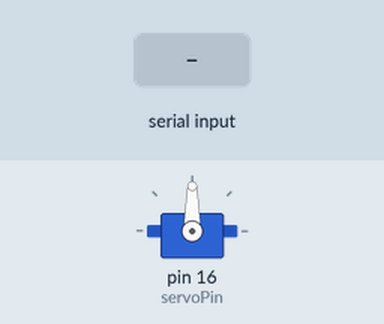
This sketch was run on a simulated Arduino Uno, built with avr-gcc and run on an emulated ATmega328P. Parts: servo. Inputs (shaded band) come from the test bench.

Above: at 1.2 s.
1.3 s: "30,150\n" received over Serial
At 1.9 s:
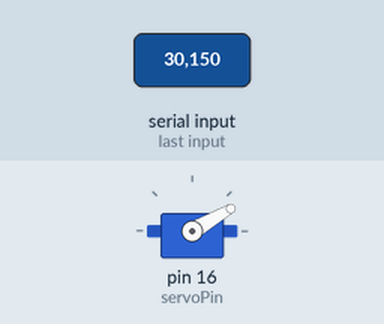
2.8 s: "5\n" received over Serial
At 3.1 s:
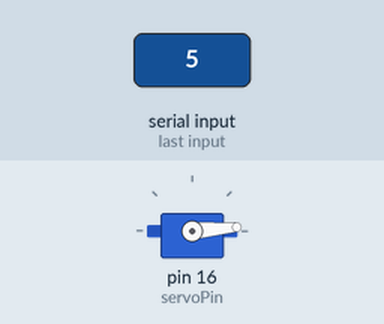
4.3 s: "200\n" received over Serial
At 5.4 s:
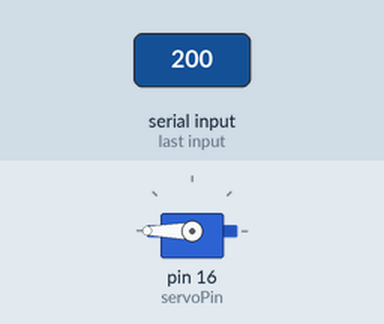
5.8 s: "90,45\n" received over Serial
At 6.6 s:
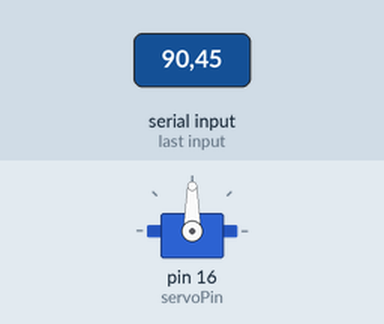
Timing chart, 0 to 8.3 s (numbered marks = the images above; inputs shaded):
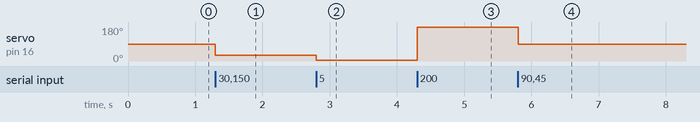

Measured:
- after the input at 1.3 s, servo on pin 16 (servoPin): 90° → 30° at once
- after the input at 2.8 s, servo on pin 16 (servoPin): 30° → 5° at once
- after the input at 4.3 s, servo on pin 16 (servoPin): 5° → 180° at once
- after the input at 5.8 s, servo on pin 16 (servoPin): 180° → 90° at once

The sketch:

ServoControl.ino
```cpp
#include <Servo.h>
//#include "ACS712.h"

Servo servoMotor;  // Define the servo object
const int servoPin = 16;  // Define the pin for the servo
bool servoAttached = true;  // Flag to track if the servo is attached

//ACS712 ACS(A0, 5.0, 1023, 185);  // Initialize ACS712 current sensor

int targetAngle = 0;

void setupServo()
{
  servoMotor.attach(servoPin);  // Attaches the servo to the specified pin
  Serial.begin(9600);  // Initialize serial communication
}

void setup()
{
  setupServo();  // Call the method to set up the servo

  Serial.begin(115200);
  while (!Serial);
  //Serial.println(__FILE__);
  //Serial.print("ACS712_LIB_VERSION: ");
  //Serial.println(ACS712_LIB_VERSION);

 // ACS.autoMidPoint();
  ////Serial.println(ACS.getMidPoint());
}

void readSerialInput()
{
  if (Serial.available() > 0)
  {
    String input = Serial.readStringUntil('\n');  // Read the input from serial monitor
    targetAngle = input.toInt();  // Get the target angle

    if (!servoAttached)
    {
      //servoAttached = true;
      //servoMotor.attach(servoPin);  // Reattach the servo if it was detached
      //delay(100);
    }

    servoMotor.write(targetAngle);  // Move the servo to the target angle
  }
}

void loop()
{
  readSerialInput();  // Call the method to read serial input

  //int mA = ACS.mA_DC(1024);  // Measure current in mA
  //Serial.println(mA);  // Output current measurement to serial monitor

  delay(100);  // Adjust delay as needed
}
```
